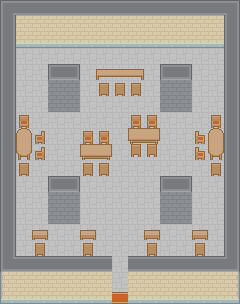

The image is a tile-based game level rendered from a .tmx file. Its description and complete source (layers, tilesets, objects, tile grids) follow:
An orthogonal 15x19 tile map with 16x16 px tiles, 4 tile layers (Tile Layer 1, Tile Layer 2, Tile Layer 3, overlay), 3 tilesets and 30 objects (20x wall, 5x NPC, player).

<map version="1.0" orientation="orthogonal" renderorder="right-down" width="15" height="19" tilewidth="16" tileheight="16" nextobjectid="61">
 <tileset firstgid="1" name="roguelikeCity_magenta" tilewidth="16" tileheight="16" spacing="1" tilecount="1036" columns="37">
  <image source="../assets/roguelikeCity_magenta.png" width="628" height="475" />
 </tileset>
 <tileset firstgid="1037" name="roguelikeIndoor_transparent" tilewidth="16" tileheight="16" spacing="1" tilecount="468" columns="26">
  <image source="../assets/roguelikeIndoor_transparent.png" width="457" height="305" />
 </tileset>
 <tileset firstgid="1505" name="roguelikeSheet_transparent" tilewidth="16" tileheight="16" spacing="1" tilecount="1767" columns="57">
  <image source="../assets/roguelikeSheet_transparent.png" width="968" height="526" />
 </tileset>
 <layer name="Tile Layer 1" width="15" height="19">
  <data encoding="csv">
87,85,85,85,85,85,85,85,85,85,85,85,85,85,88,
0,0,0,0,0,0,0,0,0,0,0,0,0,0,0,
306,1625,1625,1625,1625,1625,1625,1625,1625,1625,1625,1625,1625,1625,1625,
1625,1625,1625,1625,1625,1625,1625,1625,1625,1625,1625,1625,1625,1625,1625,
1625,1625,1625,1625,1625,1625,1625,1625,1625,1625,1625,1625,1625,1625,1625,
1625,1625,1625,1625,1625,1625,1625,1625,1625,1625,1625,1625,1625,1625,1625,
1625,1625,1625,1625,1625,1625,1625,1625,1625,1625,1625,1625,1625,1625,1625,
1625,1625,1625,1625,1625,1625,1625,1625,1625,1625,1625,1625,1625,1625,1625,
1625,1625,1625,1625,1625,1625,1625,1625,1625,1625,1625,1625,1625,1625,1625,
1625,1625,1625,1625,1625,1625,1625,1625,1625,1625,1625,1625,1625,1625,1625,
1625,1625,1625,1625,1625,1625,1625,1625,1625,1625,1625,1625,1625,1625,1625,
1625,1625,1625,1625,1625,1625,1625,1625,1625,1625,1625,1625,1625,1625,1625,
1625,1625,1625,1625,1625,1625,1625,1625,1625,1625,1625,1625,1625,1625,1625,
1625,1625,1625,1625,1625,1625,1625,1625,1625,1625,1625,1625,1625,1625,1625,
1625,1625,1625,1625,1625,1625,1625,1625,1625,1625,1625,1625,1625,1625,1625,
1625,1625,1625,1625,1625,1625,1625,1625,1625,1625,1625,1625,1625,1625,1625,
1625,1625,1625,1625,1625,1625,1625,1625,1625,1625,1625,1625,1625,1625,1625,
195,196,196,196,196,196,196,1625,196,196,196,196,196,196,197,
306,307,307,307,307,307,307,1625,307,307,307,307,307,307,308
</data>
 </layer>
 <layer name="Tile Layer 2" width="15" height="19">
  <data encoding="csv">
0,0,0,0,0,0,0,0,0,0,0,0,0,0,0,
123,196,196,196,196,196,196,196,196,196,196,196,196,196,123,
123,307,307,307,307,307,307,307,307,307,307,307,307,307,123,
123,0,0,0,0,0,0,0,0,0,0,0,0,0,123,
123,0,0,84,86,0,0,0,0,0,84,86,0,0,123,
123,0,0,192,192,0,0,0,0,0,192,192,0,0,123,
123,0,0,192,192,0,0,0,0,0,192,192,0,0,123,
123,0,0,0,0,0,0,0,0,0,0,0,0,0,123,
123,0,0,0,0,0,0,0,0,0,0,0,0,0,123,
123,0,0,0,0,0,0,0,0,0,0,0,0,0,123,
123,0,0,0,0,0,0,0,0,0,0,0,0,0,123,
123,0,0,84,86,0,0,0,0,0,84,86,0,0,123,
123,0,0,192,192,0,0,0,0,0,192,192,0,0,123,
123,0,0,192,192,0,0,0,0,0,192,192,0,0,123,
123,0,0,0,0,0,0,0,0,0,0,0,0,0,123,
123,0,0,0,0,0,0,0,0,0,0,0,0,0,123,
124,85,85,85,85,85,85,0,85,85,85,85,85,85,125,
0,0,0,0,0,0,0,0,0,0,0,0,0,0,0,
0,0,0,0,0,0,0,2684355933,0,0,0,0,0,0,0
</data>
 </layer>
 <layer name="Tile Layer 3" width="15" height="19">
  <data encoding="csv">
0,0,0,0,0,0,0,0,0,0,0,0,0,0,0,
0,0,0,0,0,0,0,0,0,0,0,0,0,0,0,
0,0,0,0,0,0,0,0,0,0,0,0,0,0,0,
0,0,0,0,0,0,0,0,0,0,0,0,0,0,0,
0,0,0,0,0,0,1702,1703,1817,0,0,0,0,0,0,
0,0,0,0,0,0,1639,1639,1639,0,0,0,0,0,0,
0,0,0,0,0,0,0,0,0,0,0,0,0,0,0,
0,1638,0,0,0,0,0,0,1638,1638,0,0,0,1638,0,
0,1043,1641,0,0,1089,1089,0,1063,1065,0,0,1640,1043,0,
0,1069,1641,0,0,1063,1065,0,1090,1090,0,0,1640,1069,0,
0,1639,0,0,0,1639,1639,0,0,0,0,0,0,1639,0,
0,0,0,0,0,0,0,0,0,0,0,0,0,0,0,
0,0,0,0,0,0,0,0,0,0,0,0,0,0,0,
0,0,0,0,0,0,0,0,0,0,0,0,0,0,0,
0,0,1756,0,0,1756,0,0,0,1756,0,0,1756,0,0,
0,0,1639,0,0,1639,0,0,0,1639,0,0,1639,0,0,
0,0,0,0,0,0,0,0,0,0,0,0,0,0,0,
0,0,0,0,0,0,0,0,0,0,0,0,0,0,0,
0,0,0,0,0,0,0,0,0,0,0,0,0,0,0
</data>
 </layer>
 <objectgroup name="Obstacles">
  <object id="3" x="160" y="208" width="32" />
  <object id="4" x="48" y="208" width="32" />
  <object id="6" x="48" y="96" width="32" />
  <object id="7" x="160" y="96" width="32" />
  <object id="9" name="wall" x="16" y="0" width="208" height="32" />
  <object id="14" name="wall" x="0" y="0" width="16" height="304" />
  <object id="18" name="wall" x="224" y="0" width="16" height="304" />
  <object id="21" name="wall" x="16" y="288" width="96" height="16" />
  <object id="22" name="wall" x="128" y="288" width="96" height="16" />
  <object id="25" name="wall" x="80" y="128" width="32" height="48" />
  <object id="26" name="wall" x="128" y="112" width="32" height="48" />
  <object id="29" name="wall" x="208" y="112" width="16" height="64" />
  <object id="31" name="wall" x="192" y="128" width="16" height="32" />
  <object id="33" name="wall" x="16" y="112" width="16" height="64" />
  <object id="34" name="wall" x="32" y="128" width="16" height="32" />
  <object id="36" name="wall" x="96" y="64" width="48" height="32" />
  <object id="37" name="wall" x="32" y="224" width="16" height="32" />
  <object id="39" name="wall" x="80" y="224" width="16" height="32" />
  <object id="40" name="wall" x="144" y="224" width="16" height="32" />
  <object id="41" name="wall" x="192" y="224" width="16" height="32" />
  <object id="42" name="wall" x="48" y="92" width="32" height="4" />
  <object id="44" name="wall" x="160" y="92" width="32" height="4" />
  <object id="45" name="wall" x="48" y="204" width="32" height="4" />
  <object id="46" name="wall" x="160" y="204" width="32" height="4" />
  <object id="50" name="NPC" x="136" y="200" width="8" height="8">
   <properties>
    <property name="json" type="int" value="5" />
   </properties>
  </object>
  <object id="51" name="NPC" x="104" y="200" width="8" height="8">
   <properties>
    <property name="json" type="int" value="3" />
   </properties>
  </object>
  <object id="53" name="NPC" x="100" y="232" width="8" height="8">
   <properties>
    <property name="json" type="int" value="0" />
   </properties>
  </object>
  <object id="55" name="NPC" x="132" y="232" width="8" height="8">
   <properties>
    <property name="json" type="int" value="2" />
   </properties>
  </object>
  <object id="57" name="NPC" x="116" y="232" width="8" height="8">
   <properties>
    <property name="json" type="int" value="1" />
   </properties>
  </object>
  <object id="60" name="player" x="120" y="288" width="8" height="8">
   <properties>
    <property name="entrance" type="int" value="0" />
   </properties>
  </object>
 </objectgroup>
 <layer name="overlay" width="15" height="19">
  <data encoding="csv">
0,0,0,0,0,0,0,0,0,0,0,0,0,0,0,
0,0,0,0,0,0,0,0,0,0,0,0,0,0,0,
0,0,0,0,0,0,0,0,0,0,0,0,0,0,0,
0,0,0,0,0,0,0,0,0,0,0,0,0,0,0,
0,0,0,84,86,0,0,0,0,0,84,86,0,0,0,
0,0,0,0,0,0,0,0,0,0,0,0,0,0,0,
0,0,0,0,0,0,0,0,0,0,0,0,0,0,0,
0,0,0,0,0,0,0,0,0,0,0,0,0,0,0,
0,0,0,0,0,0,0,0,0,0,0,0,0,0,0,
0,0,0,0,0,0,0,0,0,0,0,0,0,0,0,
0,0,0,0,0,0,0,0,0,0,0,0,0,0,0,
0,0,0,84,86,0,0,0,0,0,84,86,0,0,0,
0,0,0,0,0,0,0,0,0,0,0,0,0,0,0,
0,0,0,0,0,0,0,0,0,0,0,0,0,0,0,
0,0,0,0,0,0,0,0,0,0,0,0,0,0,0,
0,0,0,0,0,0,0,0,0,0,0,0,0,0,0,
0,85,85,85,85,85,85,0,85,85,85,85,85,85,0,
0,196,196,196,196,196,196,0,196,196,196,196,196,196,0,
0,0,0,0,0,0,0,0,0,0,0,0,0,0,0
</data>
 </layer>
</map>
